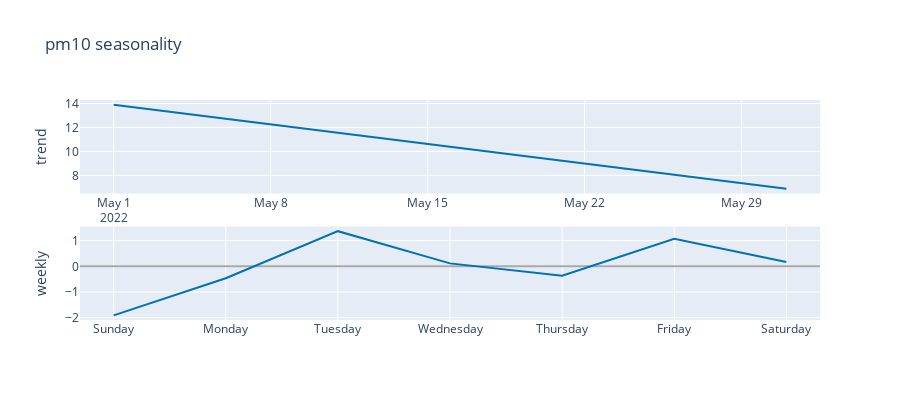

The notebook cell saved with this chart:
### Code cell
# check if there is seasonality+trend
fig = plot_components_plotly(m, forecast)
fig.update_layout(
    title=sensor_name + " seasonality"
)
fig.show()
